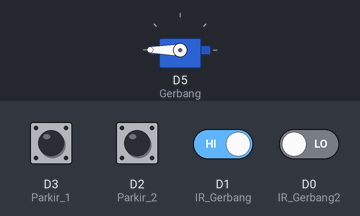
The program below on a simulated ESP8266 (NodeMCU). On the bench: servo. The inputs (shaded band) are chosen by the test bench; at power-on: D1 (IR_Gerbang), D2 (Parkir_2), D3 (Parkir_1) HIGH, D0 (IR_Gerbang2) LOW. WiFi joins after 1.5 s; servers stay silent unless stated; no MQTT or app messages arrive unless stated; what the program prints to the serial monitor is not drawn.

Above: at 0.1 s.
At 1.6 s:
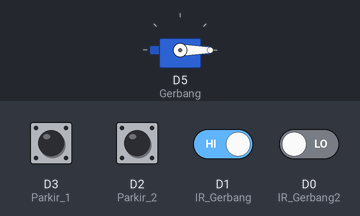
Timing chart, 0 to 3.1 s (numbered marks = the images above):
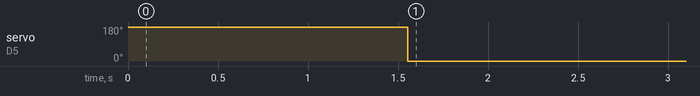

Measured:
- by itself, servo on D5 (Gerbang): 180° → 0° at 1.6 s

The program:

main.cpp
```cpp
#include <Arduino.h>
#include <PubSubClient.h>
#include <ESP8266WiFi.h>
#include <Servo.h>

Servo Servoku;

WiFiClient espClient;
PubSubClient client(espClient);

const char *ssid = "modules";
const char *password = "12345678";
const char *mqttServer = "192.168.137.1";

// KETERANGAN PIN
const int Gerbang = D5;
const int IR_Gerbang = D1;
const int IR_Gerbang2 = D0;
const int Parkir_1 = D3;
const int Parkir_2 = D2;

void setup_wifi()
{
  // delay(10);
  // Serial.println();
  // Serial.print("Mencoba terhubung ke: ");
  // Serial.println(ssid);
  WiFi.setHostname("Parkir");
  WiFi.begin(ssid, password);

  while (WiFi.status() != WL_CONNECTED)
  {
    delay(500);
    Serial.print(".");
  }
  // Serial.println("");
  // Serial.println("WiFi connected");
  // Serial.println("IP address: ");
  Serial.println(WiFi.localIP());
}

void reconnect()
{
  while (!client.connected())
  {
    // Serial.print("");
    if (client.connect("ParkiRIOT"))
    {
      // Serial.println("connected");
    }
    else
    {
      delay(5000);
    }
  }
}

void setup()
{
  const int pos = 180; // variable to store the servo position
  client.setServer(mqttServer, 1883);
  Servoku.attach(Gerbang);
  Servoku.write(pos);
  Serial.begin(9600);
  setup_wifi();
  reconnect();
}

void loop()
{
 if (!client.connected())
  {
    reconnect();
  }
  client.loop();

  if (digitalRead(IR_Gerbang) == LOW || digitalRead(IR_Gerbang2) == LOW)
  {
    Servoku.write(0);
    delay(1000);
  }
  else
  {
    Servoku.write(180);
  }

  if (digitalRead(Parkir_1) == LOW)
  {
    client.publish("Parkir/1", "1");
    // Serial.println("Parkir 1 Terisi");
  }
  else
  {
    client.publish("Parkir/1", "0");
    // Serial.println("Parkir 1 Kosong");
  }

  if (digitalRead(Parkir_2) == LOW)
  {
    client.publish("Parkir/2", "1");
    // Serial.println("Parkir 2 Terisi");
  }
  else
  {
    client.publish("Parkir/2", "0");
    // Serial.println("Parkir 2 Kosong");
  }
}
```
